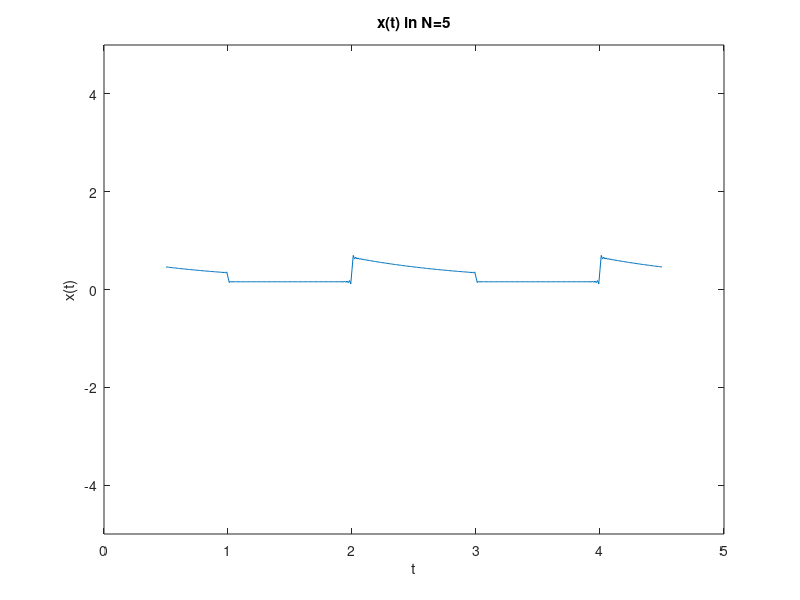

This chart was generated by the following MATLAB code:
y=0;
e=exp(1);
t=0.5:0.01:4.5;
for k = 0:100
    y=y+1/(2*1i*k*pi+2).*(1-e.^(-1i*k*pi-1)).*e.^(1i*k*pi*t);
end

plot(t,y);
xlabel('t');
ylabel('x(t)');
title('x(t) in N=5');
set(gca,'YLim',[-5,5])